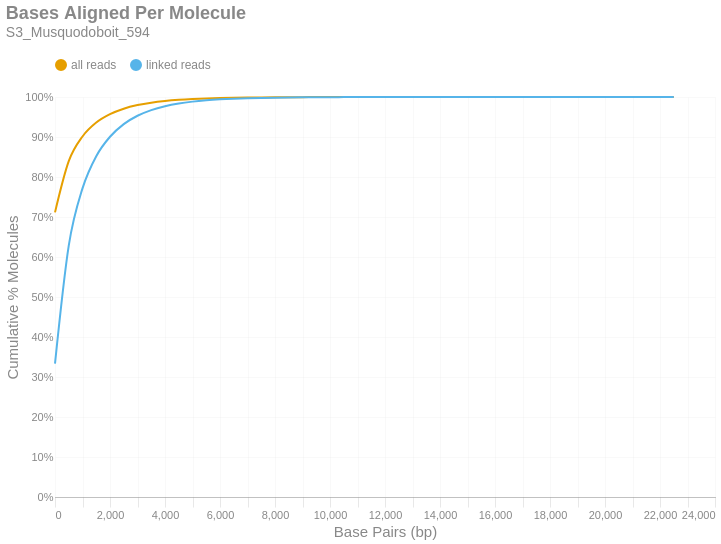

The cell this chart's notebook holds for it:
### Markdown cell above
### Bases Aligned Per Molecule
This is a cumulative frequency distribution showing the number of base pairs aligned per unique molecule. These data are shown in 500 bp bins. There are two distributions: one with `all reads` (yellow) and another with only `linked reads` (blue). The percent of molecules in the `linked reads` distribution is relative to the total number of linked molecules.

### Code cell
if SKIPLR:
    print_html(f"Skipped")
else:
    binned_df = consolidated_hist(valids['aligned_bp'], mask, 500, True)
    with SafeRender(binned_df):
        (
            density_plot(binned_df, 'Bases Aligned Per Molecule', samplename, 'basesper')
            .encode(
                x=alt.X('bin:Q', title="Base Pairs (bp)").axis(tickMinStep=500).scale(padding=0),
                y=alt.Y('value:Q', title='Cumulative % Molecules')
                    .axis(format='%')
                    .scale(domain = [0,1])
                    .stack(False),
                color=alt.Color("key:N").scale(domain = ["all reads", "linked reads"]),
                tooltip = [
                    alt.Tooltip("key:N", title = "Data Type"),
                    alt.Tooltip("range_label:N", title="Bases Aligned Per Molecule"),
                    alt.Tooltip("value:Q", format = ".2%", title="% Molecules (Cum.)")
                ]
            )
        ).display()

### Figure 1 — Vega-Lite specification as saved in the notebook (floating-point values rounded to 4 significant figures)
{"width": "container", "height": 400, "config": {"title": {"anchor": "start", "dy": -15, "fontSize": 18, "color": "#888888", "subtitleColor": "#888888", "subtitleFontSize": 14}, "arc": {"fill": "#0072B2"}, "axis": {"domainColor": "#888888", "domainWidth": 0.5, "gridWidth": 0.2, "grid": false, "titleFontWeight": 400, "titleFontSize": 15, "labelFontSize": 11, "labelColor": "#888888", "tickColor": "#888888", "tickWidth": 0.2, "titleColor": "#888888"}, "axisBand": {"grid": false}, "axisX": {"grid": true, "tickSize": 10, "domainCap": "round"}, "axisY": {"domain": false, "grid": true, "tickSize": 0, "domainCap": "round"}, "background": "transparent", "header": {"labelFontSize": 15, "labelColor": "#888888", "titleFontSize": 15, "titleFontWeight": 600, "titleColor": "#888888"}, "legend": {"labelFont": "sans-serif", "labelFontSize": 12, "labelColor": "#888888", "symbolSize": 100, "symbolType": "circle", "titleFontSize": 12, "titlePadding": 10, "titleColor": "#888888", "title": null, "orient": "top"}, "range": {"category": ["#E69F00", "#56B4E9", "#009E73", "#F0E442", "#0072B2", "#D55E00", "#CC79A7", "#000000"], "diverging": ["#cfe8f3", "#a2d4ec", "#73bfe2", "#46abdb", "#1696d2", "#12719e"]}, "area": {"fill": "#0072B2", "fillOpacity": 0.7, "line": true, "strokeOpacity": 0.7}, "line": {"color": "#0072B2", "stroke": "#0072B2", "strokeWidth": 2}, "trail": {"color": "#0072B2", "stroke": "#0072B2", "strokeWidth": 0, "size": 1}, "point": {"filled": true, "fillOpacity": 1.0, "size": 95}, "text": {"color": "#888888", "fontSize": 11, "align": "right", "fontWeight": 400, "size": 11}, "bar": {"fill": "#0072B2", "stroke": null}, "view": {"stroke": null, "continuousWidth": 660, "continuousHeight": 400}}, "data": {"name": "data-add3d1d1f909375d8d51b02db171527d"}, "mark": {"type": "line", "interpolate": "monotone", "point": {"opacity": 0, "size": 275}}, "encoding": {"color": {"field": "key", "scale": {"domain": ["all reads", "linked reads"]}, "type": "nominal"}, "tooltip": [{"field": "key", "title": "Data Type", "type": "nominal"}, {"field": "range_label", "title": "Bases Aligned Per Molecule", "type": "nominal"}, {"field": "value", "format": ".2%", "title": "% Molecules (Cum.)", "type": "quantitative"}], "x": {"axis": {"tickMinStep": 500}, "field": "bin", "scale": {"padding": 0}, "title": "Base Pairs (bp)", "type": "quantitative"}, "y": {"axis": {"format": "%"}, "field": "value", "scale": {"domain": [0, 1]}, "stack": false, "title": "Cumulative % Molecules", "type": "quantitative"}}, "params": [{"name": "param_c36ac31b6afebe62", "select": {"type": "point", "fields": ["key"]}, "bind": "legend"}], "title": {"text": "Bases Aligned Per Molecule", "subtitle": "S3_Musquodoboit_594"}, "transform": [{"fold": ["all reads (cumsum)", "linked reads (cumsum)"]}, {"calculate": "replace(datum.key, ' (cumsum)', '')", "as": "key"}, {"filter": {"param": "param_c36ac31b6afebe62"}}], "usermeta": {"embedOptions": {"downloadFileName": "S3_Musquodoboit_594.basesper"}}, "$schema": "https://vega.github.io/schema/vega-lite/v6.1.0.json", "datasets": {"data-add3d1d1f909375d8d51b02db171527d": [{"bin": "0.0", "interval": "0.0-500.0", "all reads": 0.7116, "linked reads": 0.3335, "all reads (cumsum)": 0.7116, "linked reads (cumsum)": 0.3335, "range_label": "0-499"}, {"bin": "500.0", "interval": "500.0-1000.0", "all reads": 0.1279, "linked reads": 0.295, "all reads (cumsum)": 0.8395, "linked reads (cumsum)": 0.6285, "range_label": "500-999"}, {"bin": "1000.0", "interval": "1000.0-1500.0", "all reads": 0.06182, "linked reads": 0.1431, "all reads (cumsum)": 0.9013, "linked reads (cumsum)": 0.7716, "range_label": "1000-1499"}, {"bin": "1500.0", "interval": "1500.0-2000.0", "all reads": 0.03477, "linked reads": 0.0805, "all reads (cumsum)": 0.9361, "linked reads (cumsum)": 0.8521, "range_label": "1500-1999"}, {"bin": "2000.0", "interval": "2000.0-2500.0", "all reads": 0.021, "linked reads": 0.04862, "all reads (cumsum)": 0.9571, "linked reads (cumsum)": 0.9007, "range_label": "2000-2499"}, {"bin": "2500.0", "interval": "2500.0-3000.0", "all reads": 0.01365, "linked reads": 0.03161, "all reads (cumsum)": 0.9708, "linked reads (cumsum)": 0.9323, "range_label": "2500-2999"}, {"bin": "3000.0", "interval": "3000.0-3500.0", "all reads": 0.009007, "linked reads": 0.02085, "all reads (cumsum)": 0.9798, "linked reads (cumsum)": 0.9531, "range_label": "3000-3499"}, {"bin": "3500.0", "interval": "3500.0-4000.0", "all reads": 0.006126, "linked reads": 0.01418, "all reads (cumsum)": 0.9859, "linked reads (cumsum)": 0.9673, "range_label": "3500-3999"}, {"bin": "4000.0", "interval": "4000.0-4500.0", "all reads": 0.0042, "linked reads": 0.009723, "all reads (cumsum)": 0.9901, "linked reads (cumsum)": 0.977, "range_label": "4000-4499"}, {"bin": "4500.0", "interval": "4500.0-5000.0", "all reads": 0.002915, "linked reads": 0.006747, "all reads (cumsum)": 0.993, "linked reads (cumsum)": 0.9838, "range_label": "4500-4999"}, {"bin": "5000.0", "interval": "5000.0-5500.0", "all reads": 0.002009, "linked reads": 0.00465, "all reads (cumsum)": 0.995, "linked reads (cumsum)": 0.9884, "range_label": "5000-5499"}, {"bin": "5500.0", "interval": "5500.0-6000.0", "all reads": 0.001427, "linked reads": 0.003304, "all reads (cumsum)": 0.9964, "linked reads (cumsum)": 0.9917, "range_label": "5500-5999"}, {"bin": "6000.0", "interval": "6000.0-6500.0", "all reads": 0.001024, "linked reads": 0.00237, "all reads (cumsum)": 0.9975, "linked reads (cumsum)": 0.9941, "range_label": "6000-6499"}, {"bin": "6500.0", "interval": "6500.0-7000.0", "all reads": 0.0007225, "linked reads": 0.001673, "all reads (cumsum)": 0.9982, "linked reads (cumsum)": 0.9958, "range_label": "6500-6999"}, {"bin": "7000.0", "interval": "7000.0-7500.0", "all reads": 0.0005146, "linked reads": 0.001191, "all reads (cumsum)": 0.9987, "linked reads (cumsum)": 0.997, "range_label": "7000-7499"}, {"bin": "7500.0", "interval": "7500.0-8000.0", "all reads": 0.0003571, "linked reads": 0.0008266, "all reads (cumsum)": 0.9991, "linked reads (cumsum)": 0.9978, "range_label": "7500-7999"}, {"bin": "8000.0", "interval": "8000.0-8500.0", "all reads": 0.0002661, "linked reads": 0.000616, "all reads (cumsum)": 0.9993, "linked reads (cumsum)": 0.9984, "range_label": "8000-8499"}, {"bin": "8500.0", "interval": "8500.0-9000.0", "all reads": 0.0001891, "linked reads": 0.0004378, "all reads (cumsum)": 0.9995, "linked reads (cumsum)": 0.9989, "range_label": "8500-8999"}, {"bin": "9000.0", "interval": "9000.0-9500.0", "all reads": 0.0001425, "linked reads": 0.00033, "all reads (cumsum)": 0.9997, "linked reads (cumsum)": 0.9992, "range_label": "9000-9499"}, {"bin": "9500.0", "interval": "9500.0-10000.0", "all reads": 9.829e-05, "linked reads": 0.0002275, "all reads (cumsum)": 0.9997, "linked reads (cumsum)": 0.9994, "range_label": "9500-9999"}, {"bin": "10000.0", "interval": "10000.0-10500.0", "all reads": 7.056e-05, "linked reads": 0.0001633, "all reads (cumsum)": 0.9998, "linked reads (cumsum)": 0.9996, "range_label": "10000-10499"}, {"bin": "10500.0", "interval": "10500.0-11000.0", "all reads": 4.835e-05, "linked reads": 0.0001119, "all reads (cumsum)": 0.9999, "linked reads (cumsum)": 0.9997, "range_label": "10500-10999"}, {"bin": "11000.0", "interval": "11000.0-11500.0", "all reads": 3.519e-05, "linked reads": 8.147e-05, "all reads (cumsum)": 0.9999, "linked reads (cumsum)": 0.9998, "range_label": "11000-11499"}, {"bin": "11500.0", "interval": "11500.0-12000.0", "all reads": 2.613e-05, "linked reads": 6.048e-05, "all reads (cumsum)": 0.9999, "linked reads (cumsum)": 0.9998, "range_label": "11500-11999"}, {"bin": "12000.0", "interval": "12000.0-12500.0", "all reads": 2.044e-05, "linked reads": 4.732e-05, "all reads (cumsum)": 0.9999, "linked reads (cumsum)": 0.9999, "range_label": "12000-12499"}, {"bin": "12500.0", "interval": "12500.0-13000.0", "all reads": 1.457e-05, "linked reads": 3.374e-05, "all reads (cumsum)": 1.0, "linked reads (cumsum)": 0.9999, "range_label": "12500-12999"}, {"bin": "13000.0", "interval": "13000.0-13500.0", "all reads": 1.102e-05, "linked reads": 2.551e-05, "all reads (cumsum)": 1.0, "linked reads (cumsum)": 0.9999, "range_label": "13000-13499"}, {"bin": "13500.0", "interval": "13500.0-14000.0", "all reads": 5.865e-06, "linked reads": 1.358e-05, "all reads (cumsum)": 1.0, "linked reads (cumsum)": 1.0, "range_label": "13500-13999"}, {"bin": "14000.0", "interval": "14000.0-14500.0", "all reads": 4.266e-06, "linked reads": 9.875e-06, "all reads (cumsum)": 1.0, "linked reads (cumsum)": 1.0, "range_label": "14000-14499"}, {"bin": "14500.0", "interval": "14500.0-15000.0", "all reads": 3.91e-06, "linked reads": 9.052e-06, "all reads (cumsum)": 1.0, "linked reads (cumsum)": 1.0, "range_label": "14500-14999"}, {"bin": "15000.0", "interval": "15000.0-15500.0", "all reads": 3.733e-06, "linked reads": 8.641e-06, "all reads (cumsum)": 1.0, "linked reads (cumsum)": 1.0, "range_label": "15000-15499"}, {"bin": "15500.0", "interval": "15500.0-16000.0", "all reads": 3.022e-06, "linked reads": 6.995e-06, "all reads (cumsum)": 1.0, "linked reads (cumsum)": 1.0, "range_label": "15500-15999"}, {"bin": "16000.0", "interval": "16000.0-16500.0", "all reads": 7.11e-07, "linked reads": 1.646e-06, "all reads (cumsum)": 1.0, "linked reads (cumsum)": 1.0, "range_label": "16000-16499"}, {"bin": "16500.0", "interval": "16500.0-17000.0", "all reads": 1.6e-06, "linked reads": 3.703e-06, "all reads (cumsum)": 1.0, "linked reads (cumsum)": 1.0, "range_label": "16500-16999"}, {"bin": "17000.0", "interval": "17000.0-17500.0", "all reads": 7.11e-07, "linked reads": 1.646e-06, "all reads (cumsum)": 1.0, "linked reads (cumsum)": 1.0, "range_label": "17000-17499"}, {"bin": "17500.0", "interval": "17500.0-18000.0", "all reads": 0.0, "linked reads": 0.0, "all reads (cumsum)": 1.0, "linked reads (cumsum)": 1.0, "range_label": "17500-17999"}, {"bin": "18000.0", "interval": "18000.0-18500.0", "all reads": 3.555e-07, "linked reads": 8.229e-07, "all reads (cumsum)": 1.0, "linked reads (cumsum)": 1.0, "range_label": "18000-18499"}, {"bin": "18500.0", "interval": "18500.0-19000.0", "all reads": 1.777e-07, "linked reads": 4.115e-07, "all reads (cumsum)": 1.0, "linked reads (cumsum)": 1.0, "range_label": "18500-18999"}, {"bin": "19000.0", "interval": "19000.0-19500.0", "all reads": 0.0, "linked reads": 0.0, "all reads (cumsum)": 1.0, "linked reads (cumsum)": 1.0, "range_label": "19000-19499"}, {"bin": "19500.0", "interval": "19500.0-20000.0", "all reads": 1.777e-07, "linked reads": 4.115e-07, "all reads (cumsum)": 1.0, "linked reads (cumsum)": 1.0, "range_label": "19500-19999"}, {"bin": "20000.0", "interval": "20000.0-20500.0", "all reads": 0.0, "linked reads": 0.0, "all reads (cumsum)": 1.0, "linked reads (cumsum)": 1.0, "range_label": "20000-20499"}, {"bin": "20500.0", "interval": "20500.0-21000.0", "all reads": 0.0, "linked reads": 0.0, "all reads (cumsum)": 1.0, "linked reads (cumsum)": 1.0, "range_label": "20500-20999"}, {"bin": "21000.0", "interval": "21000.0-21500.0", "all reads": 1.777e-07, "linked reads": 4.115e-07, "all reads (cumsum)": 1.0, "linked reads (cumsum)": 1.0, "range_label": "21000-21499"}, {"bin": "21500.0", "interval": "21500.0-22000.0", "all reads": 0.0, "linked reads": 0.0, "all reads (cumsum)": 1.0, "linked reads (cumsum)": 1.0, "range_label": "21500-21999"}, {"bin": "22000.0", "interval": "22000.0-22500.0", "all reads": 0.0, "linked reads": 0.0, "all reads (cumsum)": 1.0, "linked reads (cumsum)": 1.0, "range_label": "22000-22499"}, {"bin": "22500.0", "interval": "22500.0-23000.0", "all reads": 1.777e-07, "linked reads": 4.115e-07, "all reads (cumsum)": 1.0, "linked reads (cumsum)": 1.0, "range_label": "22500-22999"}]}}
